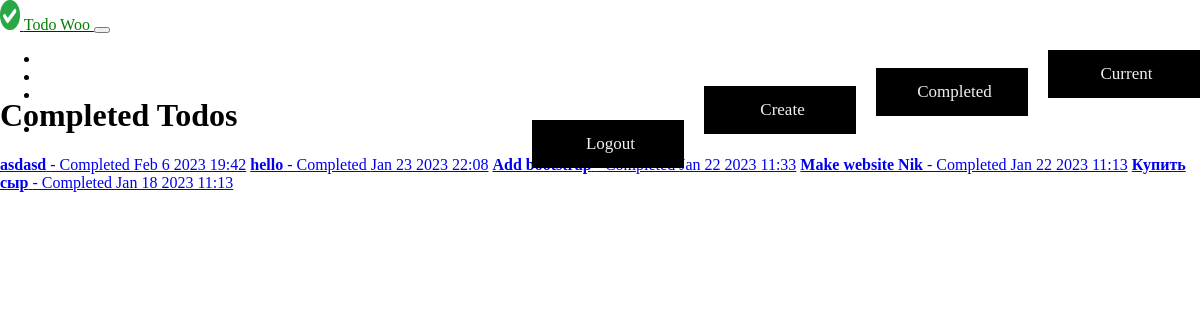
The app's page /completed/ (signed in) with its own data.
### todo/models.py (models this page shows, shortened)
class Todo(models.Model):
    title = models.CharField(max_length=100)
    memo = models.TextField(blank=True)
    created = models.DateTimeField(auto_now_add=True)
    datecompleted = models.DateTimeField(null=True, blank=True)
    important = models.BooleanField(default=False)
    user = models.ForeignKey(User, on_delete=models.CASCADE)

### todo/views.py (the view)
# urls.py: path('completed/', views.completedtodos, name='completedtodos'),
def completedtodos(request):
    todos = Todo.objects.filter(user=request.user, datecompleted__isnull=False).order_by('-datecompleted')
    return render(request, 'todo/completedtodos.html', {'todos':todos})

### todo/templates/todo/completedtodos.html
{% extends "todo/base.html" %}
{% block content %}
    <div class="row justify-content-center mt-5">
        <div class="col-md-10">
            <br>
            <br>
            <h1>Completed Todos</h1>
        </div>
    </div>
    <div class="row justify-content-center mt-5">
        <div class="col-md-10">
            <div class="list-group">
                {% for todo in todos %}
                    <a href="{% url 'viewstodo' todo.id %}" class="list-group-item list-group-item-action{% if todo.important %} list-group-item-danger{% endif %}"><b>{{ todo.title }}</b> - Completed {{ todo.datecompleted|date:'M j Y H:i' }}</a>
                {% endfor %}
            </div>
        </div>
    </div>
{% endblock %}

### todo/templates/todo/base.html (shortened to what this page needs)
{% load static %}
<!doctype html>
<html lang="en">
<head>
    <link rel="stylesheet" href="https://bootstraptema.ru/plugins/2023/neumorphism/neumorphism.css" />
    <link rel="stylesheet" href="https://cdnjs.cloudflare.com/ajax/libs/font-awesome/6.0.0-beta3/css/all.min.css" />
    <link rel="stylesheet" href="{% static 'css/style.css' %}">
</head>
<body>
    <nav class="navbar navbar-expand-md navbar-light bg-black">
        <div class="container">
            <a class="navbar-brand" href="{% url 'home' %}">
                <img src="{% static 'todo/logo.png' %}" width="20" height="30" class="d-inline-block align-top">
                <span style="color: green;">Todo Woo</span>
            </a>
            <button class="navbar-toggler" type="button" data-toggle="collapse" data-target="#navbarNav"
                aria-controls="navbarNav" aria-expanded="false" aria-label="Toggle navigation">
            </button>
            <div class="collapse navbar-collapse" id="navbarNav">
                {% if user.is_authenticated %}
                <ul class="navbar-nav mr-auto">
                    <li class="nav-item {{ current }}">
                        <a class="nav-link" href="{% url 'currenttodos' %}"
                            style="color: rgb(239, 242, 239);">Current</a>
                    </li>
                    <li class="nav-item {{ completed }}">
                        <a class="nav-link" href="{% url 'completedtodos' %}"
                            style="color: rgb(239, 242, 239);">Completed</a>
                    </li>
                    <li class="nav-item {{ create }}">
                        <a class="nav-link" href="{% url 'createtodo' %}" style="color: rgb(239, 242, 239);">Create</a>
                    </li>
                </ul>
                {% endif %}
                <ul class="navbar-nav ml-auto navbar-toggle-icon">
                    {% if user.is_authenticated %}
                    <li class="nav-item">
                        <a href="#" onclick="$('#signOutBtn').click()" class="nav-link"
                            style="color: rgb(239, 242, 239);">Logout</a>
                    </li>
                    {% endif %}
                </ul>
            </div>
        </div>
    </nav>
    <div class="container">
        {% block content %}{% endblock %}
    </div>
</body>
</html>

### todo/static/css/style.css (style rules this page uses)
.navbar { position: fixed; top: 0; width: 100%; }
.navbar-nav a { text-indent: 5px; float: right; display: block; text-align: center; padding: 14px 16px; text-decoration: none; font-size: 17px; background-color: black; }
li a { display: block; margin-left: 20px; width: 120px; }
body { padding: 0; margin: 0; padding-top: 40px; }

### records on screen
Todo: title "asdasd", datecompleted "Feb 6 2023 19:42"
Todo: title "hello", datecompleted "Jan 23 2023 22:08"
Todo: title "Add…", datecompleted "Jan 22 2023 11:33"
Todo: title "Make website Nik", datecompleted "Jan 22 2023 11:13"
Todo: title "Купить сыр", datecompleted "Jan 18 2023 11:13"
